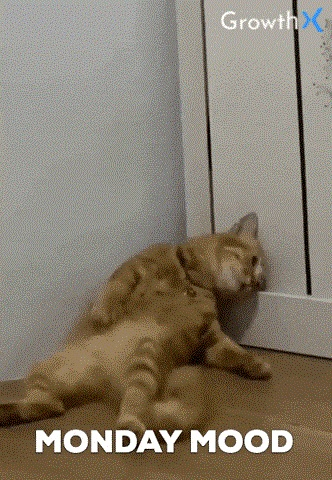
#> input picture 02-25-practica-2/gato.jpg, 332 x 480 px
$ jupyter execute pruebas.ipynb
#> lines starting #> are read from the running program, lines starting #| are printed output that depends on the picture
[cell 1]
import matplotlib.pyplot as plt
import cv2
import numpy as np

plt.rcParams['figure.figsize'] = [10,5]
img_size = 100
R = np.ones((img_size, img_size)) * 255
G = np.ones((img_size, img_size)) * 128
B = np.ones((img_size, img_size)) * 0
image = np.dstack((R,G,B))
image = np.array(image,dtype=int)

plt.figure()
plt.imshow(image)
plt.show()
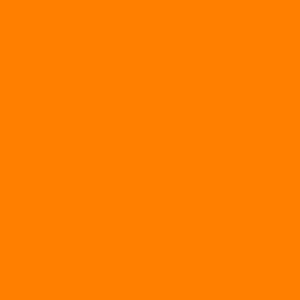
#> shown: shape (100, 100, 3) (shown 3 times larger); mean R, G, B 255, 128, 0

[cell 2]
import matplotlib.pyplot as plt
import numpy as np

plt.rcParams['figure.figsize'] = [10,5]

img_size = 1000
R = np.ones((img_size, img_size),dtype=np.uint8)*255
G = np.ones((img_size, img_size),dtype=np.uint8)*255
B = np.ones((img_size, img_size),dtype=np.uint8)*255

# Crear una máscara circular
cx, cy = img_size // 2, img_size // 2  # Centro de la imagen
radius = img_size // 3                 # Radio del círculo

y, x = np.ogrid[:img_size, :img_size]   # Coordenadas
mask = (x - cx) ** 2 + (y - cy) ** 2 <= radius ** 2  # Ecuación del círculo

# Aplicar color solo dentro del círculo
R[mask] = 255  # Rojo máximo
G[mask] = 128  # Verde medio
B[mask] = 0    # Azul en 0

image = np.dstack((R, G, B))

plt.figure()
plt.imshow(image)
plt.imsave("circle.png",image)
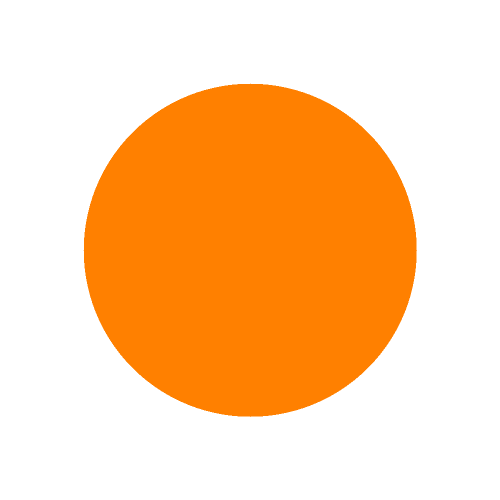
#> saved as circle.png: shape (1000, 1000, 3) (shown at 1/2 size); mean R, G, B 255, 210.8, 166.2
plt.show()

# plt.imsave("circle.png",image)

[cell 3]
import matplotlib.pyplot as plt
import numpy as np
import cv2

fig, axs = plt.subplots(1,4,figsize=(25,10))
img_bgr = cv2.imread("gato.jpg")
#> img_bgr is the input picture: shape (480, 332, 3); mean B, G, R 110.1, 125.6, 135.3
img_rgb = cv2.cvtColor(img_bgr, cv2.COLOR_BGR2RGB)
hsv = cv2.cvtColor(img_rgb,cv2.COLOR_RGB2HSV)
#> hsv: shape (480, 332, 3); mean H, S, V 27.9, 64.4, 136.1

axs[0].imshow(img_rgb)
axs[0].set_title("Imagen")

figimg1 = axs[1].imshow(hsv[...,0],cmap="gray",vmin=0,vmax=179)
fig.colorbar(figimg1,ax=axs[1],shrink=0.3)
axs[1].set_title("Canal H")

figimg1 = axs[2].imshow(hsv[...,1],cmap="gray",vmin=0,vmax=255)
fig.colorbar(figimg1,ax=axs[2],shrink=0.3)
axs[2].set_title("Canal S")

figimg3 = axs[3].imshow(hsv[...,2],cmap="gray",vmin=0,vmax=255)
fig.colorbar(figimg3,ax=axs[3],shrink=0.3)
axs[3].set_title("Canal V")
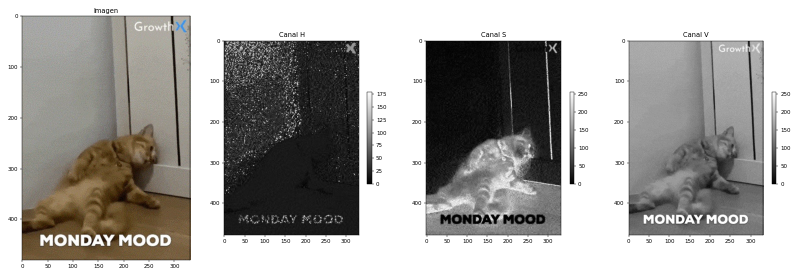
#> figure drawn by matplotlib, 7 panels

[cell 4]
import matplotlib.pyplot as plt
import numpy as np

plt.rcParams['figure.figsize'] = [5, 5]
img_size = 100
half = img_size // 2

R = np.zeros((img_size, img_size))
G = np.zeros((img_size, img_size))
B = np.zeros((img_size, img_size))

R[:half, :half] = 255
G[:half:, half:] = 255
B[half:, :half] = 255

image = np.dstack((R, G, B)).astype(np.uint8)

plt.imshow(image)
plt.axis("off")
plt.show()
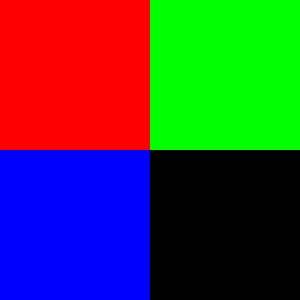
#> shown: shape (100, 100, 3) (shown 3 times larger); mean R, G, B 63.8, 63.8, 63.8
